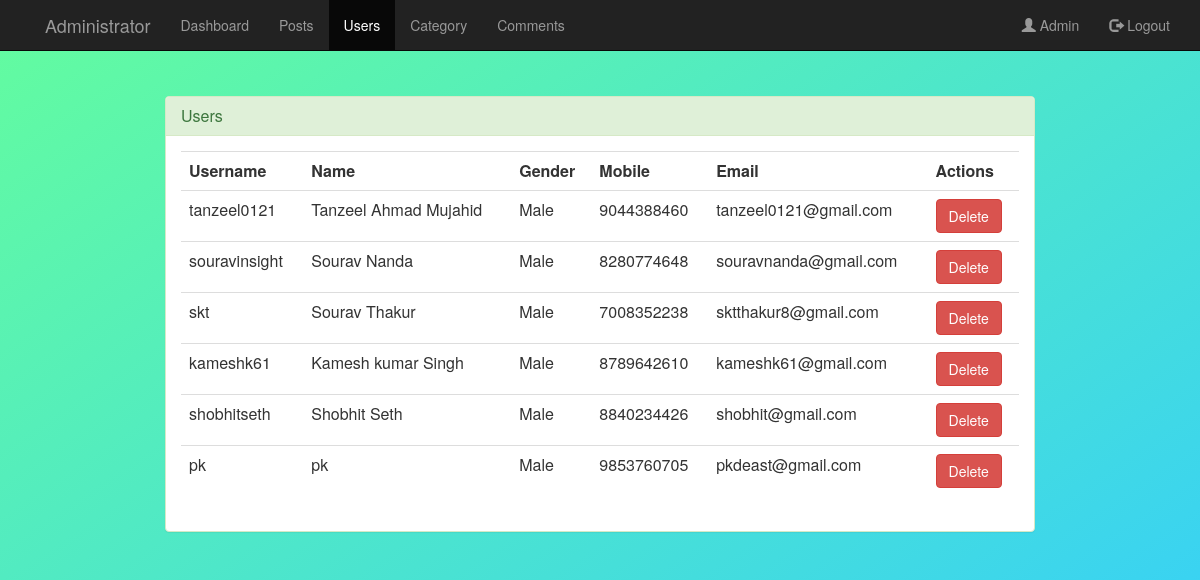
The app's page /admin/user.php (signed in) with its own data.
### tables this page shows
CREATE TABLE `tblaccount` (
  `accnt_Id` int(11) NOT NULL,
  `username` varchar(255) DEFAULT NULL,
  `password` varchar(255) DEFAULT NULL,
  `user_Id` int(11) DEFAULT NULL
);

CREATE TABLE `tbluser` (
  `user_Id` int(11) NOT NULL,
  `fname` varchar(255) DEFAULT NULL,
  `email` varchar(255) DEFAULT NULL,
  `gender` varchar(255) DEFAULT NULL,
  `mob_number` varchar(10) NOT NULL
);

### admin/user.php (the view, shortened to what this page needs)
<?php
$uname=$_SESSION['uname'];
?>
<html>
<head>
	<link rel="stylesheet" type="text/css" href="../css/global.css">
	<link rel="stylesheet" type="text/css" href="../css/bootstrap.css">
	<link rel="stylesheet" type="text/css" href="../css/bootstrap.min.css">
    <link href="//netdna.bootstrapcdn.com/font-awesome/4.0.3/css/font-awesome.css" rel="stylesheet">
</head>
<body>
    <nav class="navbar navbar-inverse navbar-fixed-top">
        <div class="container">
            <div class="navbar-header page-scroll">
                <a class="navbar-brand page-scroll" href="home.php"></a>
            </div>
            <div class="navbar-header">
                <a class="navbar-brand" href="home.php">Administrator</a>
            </div>
            <div class="collapse navbar-collapse" id="bs-example-navbar-collapse-1">
                <ul class="nav navbar-nav navbar-left">
                   <li><a href="home.php"> Dashboard</a></li>
                    <li><a href="post.php">Posts</a></li>
                    <li  class="active"><a href="user.php"> Users</a></li>
                    <li><a href="category.php">Category</a></li>
                    <li><a href="comment.php">Comments</a></li>
                </ul>
              <ul class="nav navbar-nav navbar-right">
                    <li><a href="#" ><span class="glyphicon glyphicon-user"></span> <?php echo $uname;?></a></li>
                <li ><a href="logout.php"><span class="glyphicon glyphicon-log-out"></span> Logout</a></li>
                </ul>
            </div>
        </div>
    </nav>
    <div class="container" style="margin:8% auto;width:900px;">
            <div class="panel panel-success">
                <div class="panel-heading">
                    <h3 class="panel-title">Users</h3>
                </div>
                 <div class="panel-body">
            <table class="table table-stripped">
                                <th>Username</th>
                                <th>Name</th>
                                <th>Gender</th>
                                <th>Mobile</th>
                                <th>Email</th>
                                <th>Actions</th>
                            <?php
                            include "../functions/db.php";
                            $sql = "SELECT * from tbluser as tu join tblaccount as ta on tu.user_Id=ta.user_Id";
                            $run = mysqli_query($con,$sql);
                            while($row=mysqli_fetch_array($run))
                            {
                                extract($row);
                                echo "<tr>";
                                echo "<td>".$username."</td>";
                                echo "<td>".$fname."</td>";
                                echo "<td>".$gender."</td>";
                                echo "<td>".$mob_number."</td>";
                                echo "<td>".$email."</td>";
                                echo '<td><button class="btn btn-danger" onclick="deleteuser('.$user_Id.')">Delete</button>';
                                echo "</tr>";
                            }
                            ?>
                            </table>
                     </div>
                </div>
            </div>
	</body>
</html>

### css/global.css (style rules this page uses)
body { background: linear-gradient(to top left, #33ccff 0%, #66ff99 105%);; }

### records on screen
tblaccount: username "tanzeel0121", user_Id.fname "Tanzeel Ahmad Mujahid", user_Id.gender "Male", user_Id.mob_number "9044388460", user_Id.email "tanzeel0121@gmail.com"
tblaccount: username "souravinsight", user_Id.fname "Sourav Nanda", user_Id.gender "Male", user_Id.mob_number "8280774648", user_Id.email "souravnanda@gmail.com"
tblaccount: username "skt", user_Id.fname "Sourav Thakur", user_Id.gender "Male", user_Id.mob_number "7008352238", user_Id.email "sktthakur8@gmail.com"
tblaccount: username "kameshk61", user_Id.fname "Kamesh kumar Singh", user_Id.gender "Male", user_Id.mob_number "8789642610", user_Id.email "kameshk61@gmail.com"
tblaccount: username "shobhitseth", user_Id.fname "Shobhit Seth", user_Id.gender "Male", user_Id.mob_number "8840234426", user_Id.email "shobhit@gmail.com"
tblaccount: username "pk", user_Id.fname "pk", user_Id.gender "Male", user_Id.mob_number "9853760705", user_Id.email "pkdeast@gmail.com"

### other values on screen
$uname "Admin"
